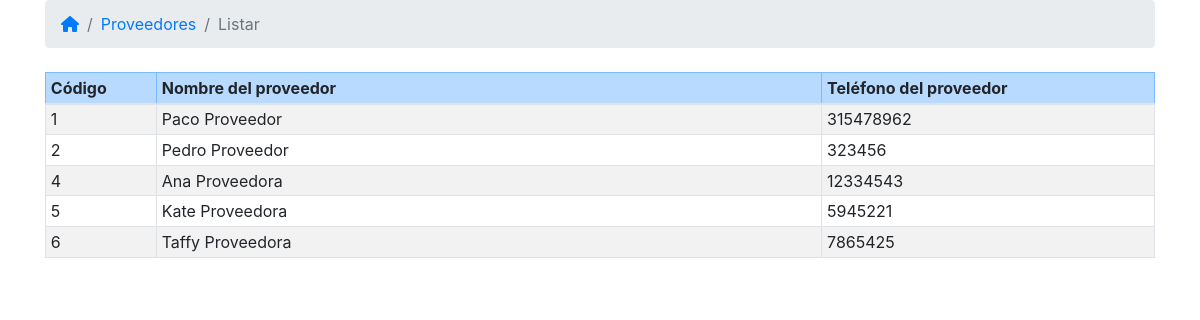
/app/ventas/views/admin/proveedorlistar.php, run on the app's committed database.
### tables this page shows
CREATE TABLE `provider` (
  `idProvider` int(11) NOT NULL,
  `phoneNumber` varchar(25) NOT NULL,
  `providerName` varchar(45) NOT NULL
);

### config/loader.php (called while the page is built, shortened)
<?php
function autoload($name) {
    $configPath = "config";
    $currentPath = str_replace("\\", "/", __DIR__);
    $classPath = str_replace("\\", "/", $name);
    $projectPath = str_replace($configPath, "", $currentPath);
    $finalPath = $projectPath . "" . $classPath . ".php";
}
?>

### config/conn.php (called while the page is built, shortened)
<?php
class conn {
    private $_engine;
    private $_server;
    private $_dbname;
    private $_username;
    private $_password;
    public function __construct() {
        $CONFIG = parse_ini_file(".env");
        $this->_engine = $CONFIG["DB_CONNECTION"];
        $this->_server = $CONFIG["DB_HOST"];
        $this->_dbname = $CONFIG["DB_NAME"];
        $this->_username = $CONFIG["DB_USERNAME"];
        $this->_password = $CONFIG["DB_PASSWORD"];
        $this->connect();
    }
    public function connect() {
        switch ($this->_engine) {
            case "mysql":
                $encoding = "SET NAMES \"UTF8\"";
                $textString = "mysql::host={$this->_server};dbname={$this->_dbname}";
                $arr = [PDO::MYSQL_ATTR_INIT_COMMAND => $encoding];
                $this->_conn = new PDO($textString, $this->_username, $this->_password, $arr);
                $this->_conn->query("SET SESSION sql_mode=\"STRICT_TRANS_TABLES\"");
                break;
        }
    }
}
?>

### app/ventas/controller/proveedorcontroller.php (called while the page is built, shortened)
<?php
class proveedorcontroller {
    private $_objPer;
    public function __construct() {
        $this->_objPer = new proveedorrepo();
    }
    public function getAll(): array {
        return $this->_objPer->getAll();
    }
}
?>

### app/ventas/repos/proveedorrepo.php (called while the page is built, shortened)
<?php
class proveedorrepo extends conn {
    public function getAll(): array {
        $sql = "SELECT p.idProvider, p.phoneNumber, p.providerName ";
        $sql .= "FROM PROVIDER p ";
        $sql .= "ORDER BY p.idProvider ASC ";
        $resource = $this->_conn->prepare($sql);
        $resource->execute();
        $rows = $resource->fetchAll(PDO::FETCH_ASSOC);
        return $rows;
    }
}
?>

### app/ventas/views/admin/proveedorlistar.php (the view, shortened to what this page needs)
<?php
require_once '../../../../config/loader.php';
$objeto = new proveedorcontroller();
$filas = $objeto->getAll();
?>
<html>
    <head>
          <link href="../../../../vendor/tws/bootstrap-4.4.1/dist/css/bootstrap.css" rel="stylesheet" type="text/css"/>
        <link href="../../../../vendor/fontawesome-free-5.15.3-web/css/all.css" rel="stylesheet" type="text/css"/>
        <link href="css/estilos.css" rel="stylesheet" type="text/css"/>
    </head>
    <body>
        <section class="container">
            <nav aria-label="breadcrumb">
                <ol class="breadcrumb">
                    <li class="breadcrumb-item"><a href="index.php"><i class="fas fa-home"></i></a></li>
                    <li class="breadcrumb-item"><a href="#">Proveedores</a></li>
                    <li class="breadcrumb-item active" aria-current="page">Listar</li>
                </ol>
            </nav>
            <table class="table table-sm table-striped table-bordered mt-4">
                <thead class="table-primary">
                    <tr>
                        <th style="width: 10%">Código</th>
                        <th style="width: 60%">Nombre del proveedor</th>
                        <th style="width: 30%">Teléfono del proveedor</th>
                    </tr>
                </thead>
                <tbody>
                    <?php
                    foreach ($filas as $indice => $columnas) {
                        echo "<tr>";
                        echo "<td>{$columnas["idProvider"]}</td>";
                        echo "<td>{$columnas["providerName"]}</td>";
                        echo "<td>{$columnas["phoneNumber"]}</td>";
                        echo "</tr>";
                    }
                    ?>
                </tbody>
            </table>
        </section>
    </body>
</html>

### data on the page
provider: idProvider "1", providerName "Paco Proveedor", phoneNumber "315478962"
provider: idProvider "2", providerName "Pedro Proveedor", phoneNumber "323456"
provider: idProvider "4", providerName "Ana Proveedora", phoneNumber "12334543"
provider: idProvider "5", providerName "Kate Proveedora", phoneNumber "5945221"
provider: idProvider "6", providerName "Taffy Proveedora", phoneNumber "7865425"
